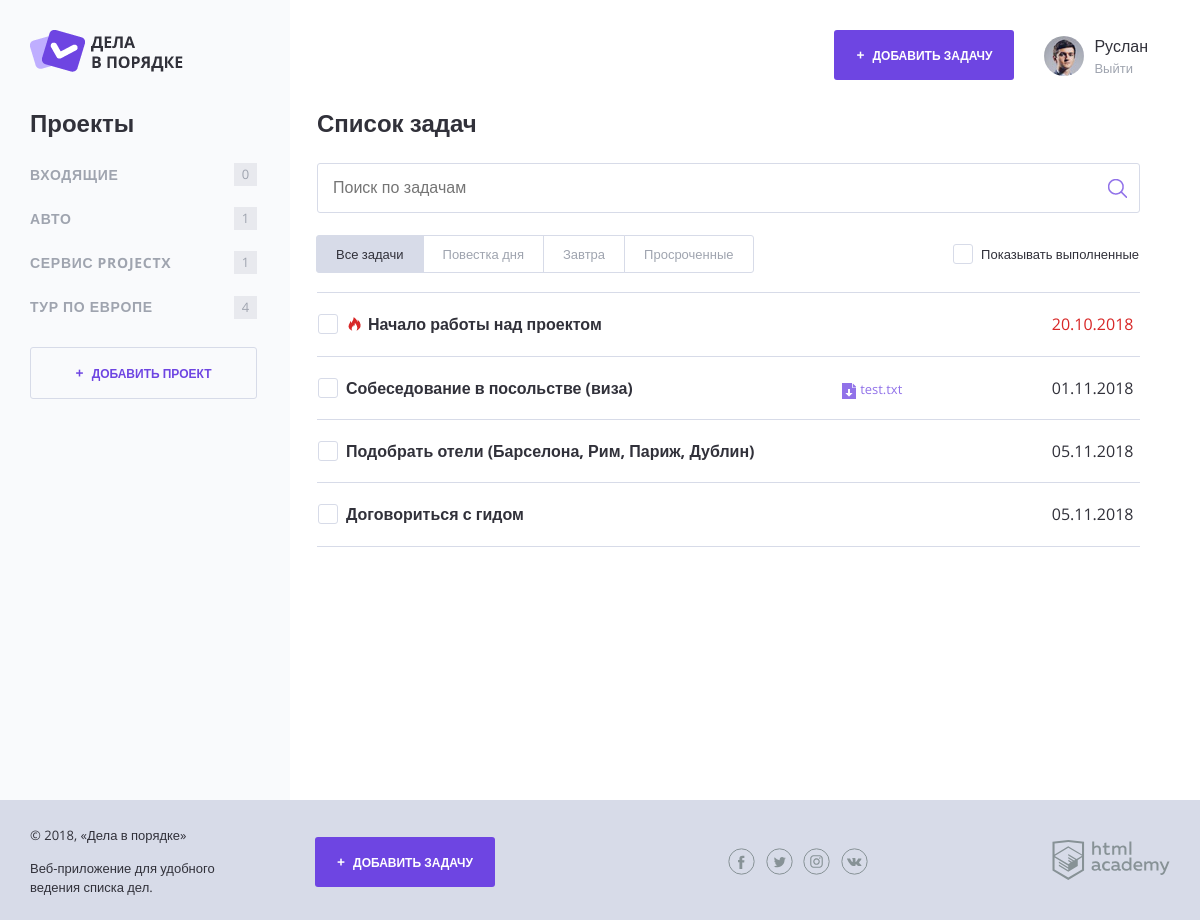
Page /index.php?category_id=7 (signed in) on the committed database.
### tables this page shows
CREATE TABLE categories (
  id          INT         AUTO_INCREMENT,
  name        CHAR(64)   NOT NULL,
  creator_id  INT         NOT NULL,

  PRIMARY KEY (id),
  INDEX (creator_id)
);

CREATE TABLE tasks (
  id                   INT          AUTO_INCREMENT,
  name                 CHAR(255)    NOT NULL,
  category_id          INT          DEFAULT NULL,
  creator_id           INT          NOT NULL,
  creation             DATETIME     NOT NULL DEFAULT CURRENT_TIMESTAMP,
  deadline             DATETIME     DEFAULT NULL,
  attachment_label     CHAR(255)    DEFAULT NULL,
  attachment_filename  CHAR(255)    DEFAULT NULL,
  is_complete          TINYINT(1)   NOT NULL DEFAULT 0,  

  PRIMARY KEY (id),
  FULLTEXT INDEX (name),
  INDEX (category_id),
  INDEX (creator_id),
  INDEX (deadline)
);

### utils.php (called while the page is built, shortened)
<?php
  function fillView($viewFilename, $data = []) {
    $viewPath = VIEWS_DIRECTORY_PATH.$viewFilename;
    $view = '';
    if (is_readable($viewPath)) {
      extract($data);
      require_once($viewPath);
      $view = ob_get_clean();
    }
    return $view;
  }
  function shouldHighlightTask($datetime) {
    $deadlineDate = date('d.m.Y', strtotime($datetime));
    $currentDate = date('d.m.Y', time());
    return $deadlineDate === $currentDate;
  }
  function getEuropeanDateFormat($datetime) {
    return date('d.m.Y', strtotime($datetime));
  }
  function controlStringLength($string, $lengthLimit) {
    $lengthLimit -= THREE_DOTS_LENGTH;
    return $string;
  }
  function filterCategoryTasks($selectedCategoryID, $tasks) {
    return array_filter($tasks, function($taskData) use ($selectedCategoryID) {
      return $taskData['category_id'] === $selectedCategoryID;
    });
  }

### model-workers.php (called while the page is built, shortened)
<?php
  require_once('./utils.php');
  function getCategories($databaseConnection, $userID) {
    $requestString = "SELECT id, name
                      FROM categories
                      WHERE creator_id = {$userID}";
    return downloadData($databaseConnection, $requestString);
  }
  function getTasks($databaseConnection, $userID) {
    $requestString = "SELECT id,
                              name,
                              category_id,
                              deadline,
                              attachment_label,
                              attachment_filename,
                              is_complete
                      FROM tasks
                      WHERE creator_id = {$userID}";
    return downloadData($databaseConnection, $requestString);
  }
  function downloadData($databaseConnection, $requestString, $parseMethod = PARSE_DATA_ALL) {
    $receivedData = $databaseConnection->query($requestString);
    switch ($parseMethod) {
      case PARSE_DATA_ALL:
        $adaptedData = $receivedData->fetch_all(MYSQLI_ASSOC);
        break;
    }
    $adaptedData = $adaptedData ? convertArrayStringsToNumbers($adaptedData) : [];
    return $adaptedData;
  }

### templates/content-index.php (the view, shortened to what this page needs)
<main class="content__main">
  <h2 class="content__main-heading">Список задач</h2>
  <form class="search-form" action="index.php" method="get">
    <input class="search-form__input" type="text" name="search_query" placeholder="Поиск по задачам" value="">
    <input class="search-form__submit" type="submit" value="Искать">
  </form>
  <div class="tasks-controls">
    <nav class="tasks-switch">
      <?php
        $filterToTitle = [
          'all' => 'Все задачи',
          'today' => 'Повестка дня',
          'tomorrow' => 'Завтра',
          'expired' => 'Просроченные'
        ];
        foreach ($filterToTitle as $filter => $title) {
          $currentQueryParameters = [];
          if (isset($_GET['category_id'])) {
            $currentQueryParameters['category_id'] = $_GET['category_id'];
          }
          $currentQueryParameters['filter'] = $filter;
      ?>
          <a class="tasks-switch__item
                    <?= $_SESSION['tasks_filter'] === $filter ? 'tasks-switch__item--active' : ''; ?>"
              href="index.php?<?= http_build_query($currentQueryParameters); ?>">
            <?= $title; ?>
          </a>
        <?php } ?>
    </nav>
    <label class="checkbox">
      <span class="checkbox__text">Показывать выполненные</span>
    </label>
  </div>
  <table class="tasks">
    <?php
      foreach ($tasks as $taskData):
        if (!$taskData['is_complete'] || $_SESSION['show_completed_tasks']):
    ?>
          <tr class="tasks__item task
                    <?= shouldHighlightTask($taskData['deadline']) ? 'task--important' : ''; ?>
                    <?= $taskData['is_complete'] ? 'task--completed' : ''; ?>">
            <td class="task__select">
              <label class="checkbox task__checkbox">
                <span class="checkbox__text"><?= strip_tags($taskData['name']); ?></span>
              </label>
            </td>
            <td class="task__file">
              <?php if (isset($taskData['attachment_label'])): ?>
                <a class="download-link" href="attachments/<?= $taskData['attachment_filename']; ?>">
                  <?= controlStringLength($taskData['attachment_label'], 22); ?>
                </a>
              <?php endif; ?>
            </td>
            <td class="task__date"><?= getEuropeanDateFormat($taskData['deadline']); ?></td>
          </tr>
    <?php
        endif;
      endforeach;
    ?>
  </table>
</main>

### templates/sidebar-categories.php
<section class="content__side">
  <h2 class="content__side-heading">Проекты</h2>
  <nav class="main-navigation">
    <ul class="main-navigation__list">
      <?php foreach ($categories as $categoryData): ?>
        <li class="main-navigation__list-item">
          <a class="main-navigation__list-item-link" href="index.php?category_id=<?= $categoryData['id']; ?>">
            <?= strip_tags($categoryData['name']); ?>
          </a>
          <span class="main-navigation__list-item-count">
            <?= $categoryData['active_tasks']; ?>
          </span>
        </li>
      <?php endforeach; ?>
    </ul>
  </nav>
  <a class="button button--transparent button--plus content__side-button"
      href="add-category.php">
    Добавить проект
  </a>
</section>

### css/style.css (style rules this page uses)
html, body { height: 100%; word-wrap: break-word; overflow-wrap: break-word; word-break: break-word; }
body { position: relative; min-width: 1180px; font-size: 16px; font-family: "OpenSans", sans-serif; color: #31313a; }
a { text-decoration: none; }
.button { display: inline-block; width: 180px; padding: 17px 0; font-weight: 700; font-size: 12px; text-align: center; color: #ffffff; text-transform: uppercase; text-decoration: none; background-color: #6e45e2; border: 0; border-radius: 3px; }
.button--plus::before { content: "+"; margin-right: 5px; font-size: 14px; }
.button--transparent { color: #6e45e2; border: 1px solid #d7dbe8; }
.button--transparent, .button--transparent:hover, .button--transparent:focus, .button--transparent:active { background-color: transparent; }
.content__side { width: 260px; }
.content__side-heading { margin: 0; margin-bottom: 15px; }
.content__side-button { width: 225px; }
.main-navigation { margin-bottom: 18px; }
.main-navigation__list { margin: 0 0 0 -8px; padding: 0; list-style: none; }
.main-navigation__list-item { display: flex; align-items: center; font-size: 14px; color: #9fa4af; text-transform: uppercase; }
.main-navigation__list-item-link { flex-grow: 1; padding: 14px 8px; font-weight: bold; color: inherit; text-decoration: none; letter-spacing: 0.05em; }
.main-navigation__list-item-count { display: inline-block; min-width: 19px; min-height: 19px; margin-right: 33px; padding: 2px; font-size: 13px; line-height: 18px; text-align: center; background-color: #e8e9ee; }
.content__main { flex-grow: 1; padding: 0 30px 0 27px; }
.content__main-heading { margin: 0; margin-bottom: 25px; }
.search-form { position: relative; margin-bottom: 23px; }
.search-form__input { box-sizing: border-box; width: 100%; padding: 15px; border: 1px solid #d7dbe8; border-radius: 3px; }
.search-form__submit { position: absolute; top: 11px; right: 8px; width: 30px; height: 30px; font-size: 0; background: transparent url("../img/search.png") no-repeat 50% 50%; border: 0; }
.tasks-controls { display: flex; justify-content: space-between; align-items: center; margin-bottom: 19px; font-size: 13px; }
.tasks-controls .checkbox .checkbox__text { padding-top: 3px; padding-bottom: 3px; }
.tasks-switch { display: inline-flex; flex-wrap: nowrap; font-size: 13px; }
.tasks-switch__item:first-child { border-top-left-radius: 3px; border-bottom-left-radius: 3px; }
.tasks-switch__item:last-child { border-top-right-radius: 3px; border-bottom-right-radius: 3px; }
.tasks-switch__item { position: relative; display: flex; margin: -1px 0 0 -1px; padding: 9px 19px; line-height: 1.4; color: #9fa4af; white-space: nowrap; background-color: #ffffff; border: 1px solid #d7dbe8; }
.tasks-switch__item--active { color: #31313a; background-color: #d7dbe8; border-color: #d7dbe8; }
.checkbox { position: relative; display: inline-block; vertical-align: top; border: 1px solid transparent; }
.checkbox__text { position: relative; display: block; padding: 1px 0 1px 28px; }
.checkbox__text::before { content: ""; position: absolute; top: 0; left: 0; width: 18px; height: 18px; border: 1px solid #d7dbe8; border-radius: 3px; }
.checkbox__text::after { content: ""; position: absolute; top: 5px; left: 5px; display: none; width: 10px; height: 5px; border-bottom: 1px solid #7f5be5; border-left: 1px solid #7f5be5; transform: rotate(-50deg); }
.tasks { width: 100%; border-collapse: collapse; }
.tasks__item:first-child td { border-top: 1px solid #d7dbe8; }
.tasks__item td { padding: 20px 0; border-bottom: 1px solid #d7dbe8; }
.task__checkbox .checkbox__input + .checkbox__text { font-weight: bold; }
.task--important .task__date { color: #d82727; }
.task--important .task__select .task__checkbox::before { content: ""; position: absolute; top: 3px; left: 30px; width: 13px; height: 14px; background: url("../img/fire.png") no-repeat 0 0; }
.task--important .task__select .checkbox__text { padding-left: 50px; }
.task__select { position: relative; width: 476px; }
.task__file { width: 190px; }
.task__date { width: 80px; }
.download-link { display: inline-block; position: relative; padding-left: 18px; font-size: 13px; color: #9172e9; text-decoration: none; }
.download-link::before { content: ""; position: absolute; top: 1px; left: 0; width: 14px; height: 16px; background: url("../img/download-link.png") no-repeat; }

### rows in the picture
categories: name "АВТО", active_tasks "1"
categories: name "СЕРВИС PROJECTX", active_tasks "1"
categories: name "ТУР ПО ЕВРОПЕ", active_tasks "4"
tasks: name "Начало работы над проектом", deadline "20.10.2018"
tasks: name "Собеседование в посольстве (виза)", attachment_label "test.txt", deadline "01.11.2018"
tasks: name "Подобрать отели (Барселона, Рим, Париж, Дублин)", deadline "05.11.2018"
tasks: name "Договориться с гидом", deadline "05.11.2018"

### other values in the picture
controlStringLength($_SESSION['user']['name'], 23) "Руслан"
strip_tags($categoryData['name']) "ВХОДЯЩИЕ"
$categoryData['active_tasks'] "0"
$title "Все задачи"
$title "Повестка дня"
$title "Завтра"
$title "Просроченные"
